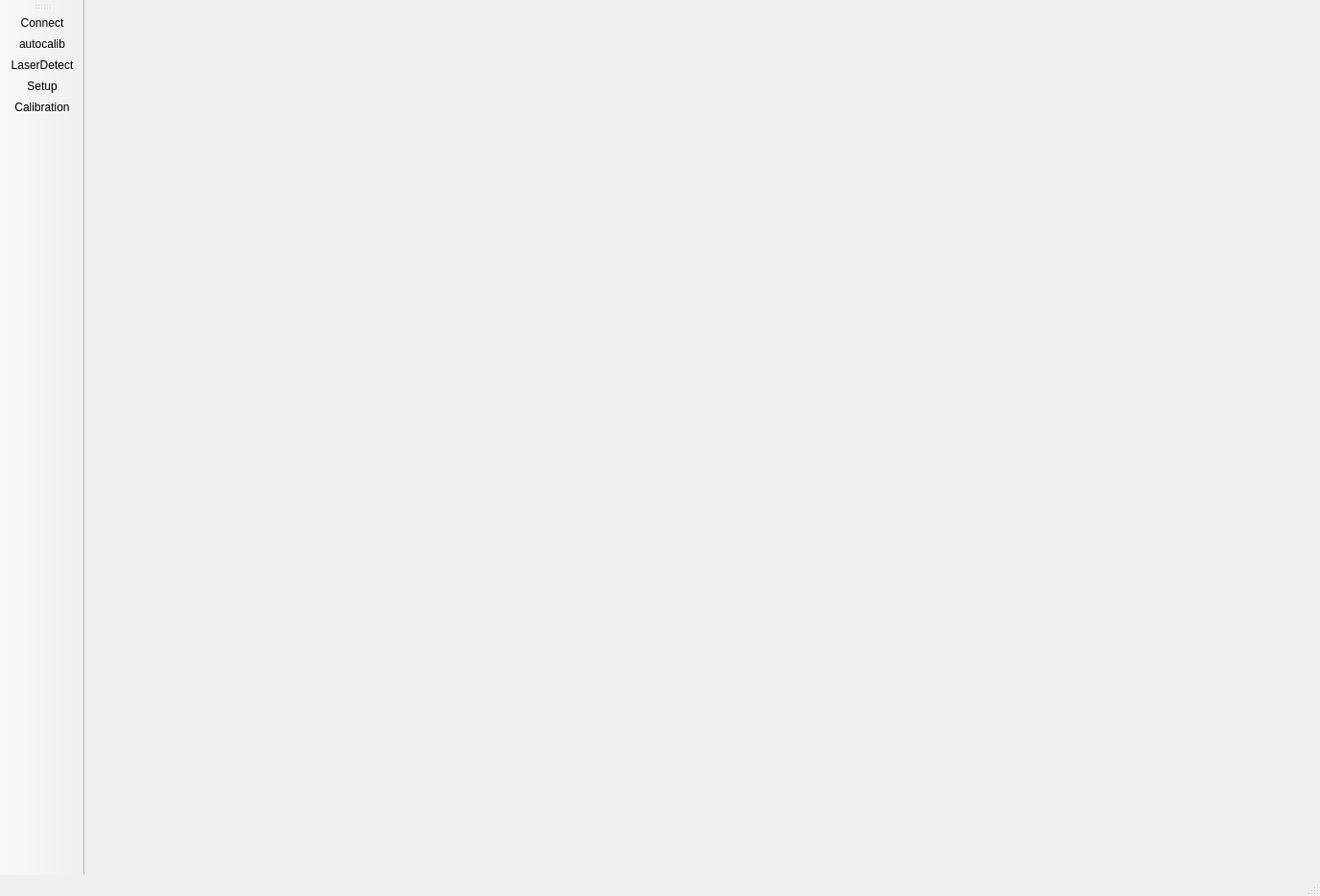
<?xml version="1.0" encoding="UTF-8"?>
<ui version="4.0">
 <class>ECATMainWindow</class>
 <widget class="QMainWindow" name="ECATMainWindow">
  <property name="geometry">
   <rect>
    <x>0</x>
    <y>0</y>
    <width>1377</width>
    <height>935</height>
   </rect>
  </property>
  <property name="windowTitle">
   <string>COWA-LUGE-CALIB</string>
  </property>
  <property name="windowIcon">
   <iconset resource="resources.qrc">
    <normaloff>:/images/images/calibration.png</normaloff>:/images/images/calibration.png</iconset>
  </property>
  <property name="iconSize">
   <size>
    <width>30</width>
    <height>30</height>
   </size>
  </property>
  <property name="toolButtonStyle">
   <enum>Qt::ToolButtonIconOnly</enum>
  </property>
  <property name="documentMode">
   <bool>true</bool>
  </property>
  <property name="tabShape">
   <enum>QTabWidget::Rounded</enum>
  </property>
  <widget class="QWidget" name="centralwidget">
   <property name="sizePolicy">
    <sizepolicy hsizetype="Expanding" vsizetype="Expanding">
     <horstretch>0</horstretch>
     <verstretch>0</verstretch>
    </sizepolicy>
   </property>
  </widget>
  <widget class="QStatusBar" name="statusbar"/>
  <widget class="QToolBar" name="toolBar">
   <property name="baseSize">
    <size>
     <width>0</width>
     <height>0</height>
    </size>
   </property>
   <property name="windowTitle">
    <string>toolBar</string>
   </property>
   <property name="allowedAreas">
    <set>Qt::AllToolBarAreas</set>
   </property>
   <property name="toolButtonStyle">
    <enum>Qt::ToolButtonTextUnderIcon</enum>
   </property>
   <property name="floatable">
    <bool>true</bool>
   </property>
   <attribute name="toolBarArea">
    <enum>LeftToolBarArea</enum>
   </attribute>
   <attribute name="toolBarBreak">
    <bool>false</bool>
   </attribute>
   <addaction name="connectAct"/>
   <addaction name="autocalibAct"/>
   <addaction name="laserdetectAct"/>
   <addaction name="setupAct"/>
   <addaction name="calibrationAct"/>
  </widget>
  <action name="openAct">
   <property name="icon">
    <iconset>
     <normalon>:/images/images/insert.png</normalon>
    </iconset>
   </property>
   <property name="text">
    <string>&amp;Open</string>
   </property>
   <property name="shortcut">
    <string>Ctrl+O</string>
   </property>
  </action>
  <action name="newAct">
   <property name="text">
    <string>&amp;New</string>
   </property>
   <property name="shortcut">
    <string>Ctrl+N</string>
   </property>
  </action>
  <action name="saveAct">
   <property name="text">
    <string>&amp;Save</string>
   </property>
   <property name="shortcut">
    <string>Ctrl+S</string>
   </property>
  </action>
  <action name="printAct">
   <property name="text">
    <string>&amp;Print</string>
   </property>
   <property name="shortcut">
    <string>Ctrl+P</string>
   </property>
  </action>
  <action name="exitAct">
   <property name="text">
    <string>&amp;Exit</string>
   </property>
   <property name="shortcut">
    <string>Ctrl+E</string>
   </property>
  </action>
  <action name="undoAct">
   <property name="text">
    <string>&amp;Undo</string>
   </property>
   <property name="shortcut">
    <string>Ctrl+Z</string>
   </property>
  </action>
  <action name="redoAct">
   <property name="text">
    <string>&amp;Redo</string>
   </property>
   <property name="shortcut">
    <string>Ctrl+Y</string>
   </property>
  </action>
  <action name="connectAct">
   <property name="checkable">
    <bool>false</bool>
   </property>
   <property name="icon">
    <iconset resource="resources.qrc">
     <normaloff>:/images/images/connect.png</normaloff>:/images/images/connect.png</iconset>
   </property>
   <property name="text">
    <string>&amp;Connect</string>
   </property>
   <property name="toolTip">
    <string>Connect</string>
   </property>
   <property name="shortcut">
    <string>Ctrl+Alt+C</string>
   </property>
  </action>
  <action name="setupAct">
   <property name="icon">
    <iconset resource="resources.qrc">
     <normaloff>:/images/images/setup.png</normaloff>:/images/images/setup.png</iconset>
   </property>
   <property name="text">
    <string>&amp;Setup</string>
   </property>
   <property name="shortcut">
    <string>Ctrl+Alt+C</string>
   </property>
  </action>
  <action name="laserdetectAct">
   <property name="icon">
    <iconset resource="resources.qrc">
     <normaloff>:/images/images/dashboard.png</normaloff>:/images/images/dashboard.png</iconset>
   </property>
   <property name="text">
    <string>&amp;LaserDetect</string>
   </property>
   <property name="shortcut">
    <string>Ctrl+D</string>
   </property>
  </action>
  <action name="actionHello">
   <property name="text">
    <string>Hello</string>
   </property>
  </action>
  <action name="actionWorld">
   <property name="text">
    <string>World</string>
   </property>
  </action>
  <action name="calibrationAct">
   <property name="icon">
    <iconset resource="resources.qrc">
     <normaloff>:/images/images/calibration.png</normaloff>:/images/images/calibration.png</iconset>
   </property>
   <property name="text">
    <string>&amp;Calibration</string>
   </property>
   <property name="toolTip">
    <string>Calibration</string>
   </property>
   <property name="shortcut">
    <string>Ctrl+Alt+C</string>
   </property>
  </action>
  <action name="autocalibAct">
   <property name="checkable">
    <bool>false</bool>
   </property>
   <property name="icon">
    <iconset resource="resources.qrc">
     <normaloff>:/images/images/notvisible.png</normaloff>:/images/images/notvisible.png</iconset>
   </property>
   <property name="text">
    <string>&amp;autocalib</string>
   </property>
   <property name="toolTip">
    <string>AutoCalib</string>
   </property>
   <property name="shortcut">
    <string>Ctrl+T</string>
   </property>
  </action>
 </widget>
 <resources>
  <include location="resources.qrc"/>
 </resources>
 <connections/>
</ui>
